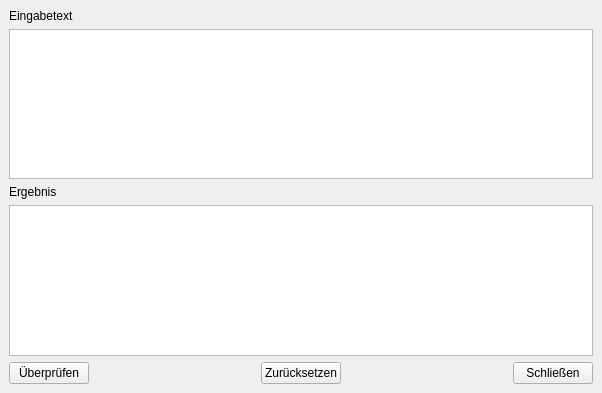
<?xml version="1.0" encoding="UTF-8"?>
<ui version="4.0">
 <class>MainWindow</class>
 <widget class="QMainWindow" name="MainWindow">
  <property name="enabled">
   <bool>true</bool>
  </property>
  <property name="geometry">
   <rect>
    <x>0</x>
    <y>0</y>
    <width>602</width>
    <height>393</height>
   </rect>
  </property>
  <property name="sizePolicy">
   <sizepolicy hsizetype="Preferred" vsizetype="Preferred">
    <horstretch>0</horstretch>
    <verstretch>0</verstretch>
   </sizepolicy>
  </property>
  <property name="windowTitle">
   <string>MainWindow</string>
  </property>
  <widget class="QWidget" name="centralwidget">
   <layout class="QVBoxLayout" name="verticalLayout_2">
    <item>
     <layout class="QVBoxLayout" name="verticalLayout">
      <item>
       <widget class="QLabel" name="label">
        <property name="text">
         <string>Eingabetext</string>
        </property>
       </widget>
      </item>
      <item>
       <widget class="QTextEdit" name="inputField"/>
      </item>
      <item>
       <widget class="QLabel" name="label_2">
        <property name="text">
         <string>Ergebnis</string>
        </property>
       </widget>
      </item>
      <item>
       <widget class="QTextBrowser" name="outputField"/>
      </item>
      <item>
       <layout class="QHBoxLayout" name="horizontalLayout">
        <item>
         <widget class="QPushButton" name="checkButton">
          <property name="text">
           <string>Überprüfen</string>
          </property>
         </widget>
        </item>
        <item>
         <spacer name="horizontalSpacer">
          <property name="orientation">
           <enum>Qt::Horizontal</enum>
          </property>
          <property name="sizeHint" stdset="0">
           <size>
            <width>40</width>
            <height>20</height>
           </size>
          </property>
         </spacer>
        </item>
        <item>
         <widget class="QPushButton" name="resetButton">
          <property name="text">
           <string>Zurücksetzen</string>
          </property>
         </widget>
        </item>
        <item>
         <spacer name="horizontalSpacer_2">
          <property name="orientation">
           <enum>Qt::Horizontal</enum>
          </property>
          <property name="sizeHint" stdset="0">
           <size>
            <width>40</width>
            <height>20</height>
           </size>
          </property>
         </spacer>
        </item>
        <item>
         <widget class="QPushButton" name="closeButton">
          <property name="text">
           <string>Schließen</string>
          </property>
         </widget>
        </item>
       </layout>
      </item>
     </layout>
    </item>
   </layout>
  </widget>
 </widget>
 <resources/>
 <connections>
  <connection>
   <sender>resetButton</sender>
   <signal>clicked()</signal>
   <receiver>inputField</receiver>
   <slot>clear()</slot>
   <hints>
    <hint type="sourcelabel">
     <x>299</x>
     <y>343</y>
    </hint>
    <hint type="destinationlabel">
     <x>294</x>
     <y>96</y>
    </hint>
   </hints>
  </connection>
  <connection>
   <sender>resetButton</sender>
   <signal>clicked()</signal>
   <receiver>outputField</receiver>
   <slot>clear()</slot>
   <hints>
    <hint type="sourcelabel">
     <x>299</x>
     <y>343</y>
    </hint>
    <hint type="destinationlabel">
     <x>294</x>
     <y>255</y>
    </hint>
   </hints>
  </connection>
  <connection>
   <sender>closeButton</sender>
   <signal>clicked()</signal>
   <receiver>MainWindow</receiver>
   <slot>close()</slot>
   <hints>
    <hint type="sourcelabel">
     <x>532</x>
     <y>343</y>
    </hint>
    <hint type="destinationlabel">
     <x>300</x>
     <y>186</y>
    </hint>
   </hints>
  </connection>
 </connections>
</ui>
